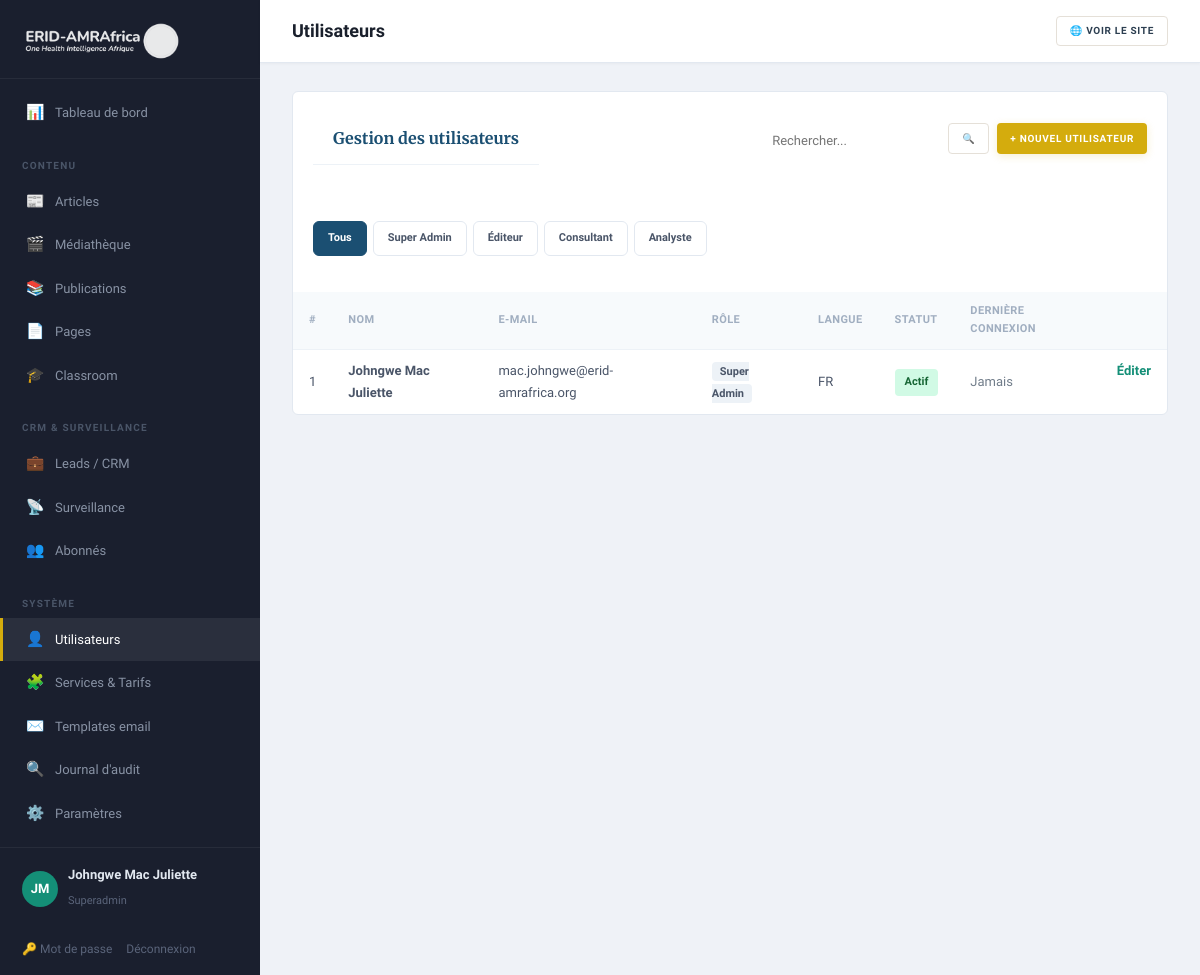
Page /admin/users (signed in) on the committed database.
### tables this page shows
CREATE TABLE users (
    id              INT UNSIGNED AUTO_INCREMENT PRIMARY KEY,
    full_name       VARCHAR(150)    NOT NULL,
    email           VARCHAR(190)    NOT NULL UNIQUE,
    password_hash   VARCHAR(255)    NOT NULL,
    role            ENUM('superadmin','editor','consultant','analyst') NOT NULL DEFAULT 'editor',
    locale          ENUM('fr','en') NOT NULL DEFAULT 'fr',
    is_active       TINYINT(1)      NOT NULL DEFAULT 1,
    failed_attempts TINYINT         NOT NULL DEFAULT 0,
    locked_until    DATETIME        NULL,
    last_login_at   DATETIME        NULL,
    created_at      DATETIME        NOT NULL DEFAULT CURRENT_TIMESTAMP,
    updated_at      DATETIME        NOT NULL DEFAULT CURRENT_TIMESTAMP ON UPDATE CURRENT_TIMESTAMP
);

### app/Core/View.php (called while the page is built, shortened)
<?php
final class View
{
    public static function render(string $template, array $data = [], string $layout = 'public'): void
    {
        $root = Config::get('root');
        extract($data, EXTR_SKIP);
        require $root . '/app/Views/' . $template . '.php';
        $content = ob_get_clean();
        require $root . '/app/Views/layouts/' . $layout . '.php';
    }
    public static function e(?string $s): string
    {
        return htmlspecialchars((string) $s, ENT_QUOTES, 'UTF-8');
    }
}

### app/Core/Controller.php (called while the page is built, shortened)
<?php
abstract class Controller
{
    protected function view(string $template, array $data = [], string $layout = 'public'): void
    {
        View::render($template, $data, $layout);
    }
    protected function input(string $key, ?string $default = null): ?string
    {
        $v = $_POST[$key] ?? $_GET[$key] ?? $default;
        return is_string($v) ? trim($v) : $default;
    }
}

### app/Controllers/Admin/UsersController.php (called while the page is built, shortened)
<?php
final class UsersController extends Controller
{
    public function index(): void
    {
        $filter = $this->input('role');
        $search = $this->input('q');
        $where  = '1=1';
        $params = [];
        $page = max(1, (int) ($this->input('page') ?: 1));
        [$users, $page, $totalPages] = Database::paginate(
            "SELECT * FROM users WHERE {$where} ORDER BY created_at DESC",
            $params, $page, 20
        );
        $this->view('admin/users', [
            'title'      => 'Utilisateurs',
            'users'      => $users,
            'filter'     => $filter,
            'search'     => $search,
            'page'       => $page,
            'totalPages' => $totalPages,
        ], 'admin');
    }
}

### public/index.php (called while the page is built, shortened)
<?php
spl_autoload_register(function (string $class): void {
    $path = APP_ROOT . '/app/' . str_replace('\\', '/', substr($class, 4)) . '.php';
});
$router = new Router();
$router->dispatch($_SERVER['REQUEST_METHOD'], $_SERVER['REQUEST_URI']);

### app/Core/Database.php (called while the page is built, shortened)
<?php
final class Database
{
    private static ?PDO $pdo = null;
    public static function pdo(): PDO
    {
        if (self::$pdo === null) {
            $cfg = Config::get('db');
            $dsn = sprintf(
                'mysql:host=%s;port=%s;dbname=%s;charset=utf8mb4',
                $cfg['host'], $cfg['port'], $cfg['name']
            );
            try {
                self::$pdo = new PDO($dsn, $cfg['user'], $cfg['pass'], [
                    PDO::ATTR_ERRMODE            => PDO::ERRMODE_EXCEPTION,
                    PDO::ATTR_DEFAULT_FETCH_MODE => PDO::FETCH_ASSOC,
                    PDO::ATTR_EMULATE_PREPARES   => false,
                    PDO::MYSQL_ATTR_INIT_COMMAND => "SET NAMES utf8mb4 COLLATE utf8mb4_unicode_ci",
                ]);
            } catch (PDOException $e) {
                http_response_code(500);
                exit('Database connection failed.');
            }
        }
        return self::$pdo;
    }
    public static function all(string $sql, array $params = []): array
    {
        $stmt = self::pdo()->prepare($sql);
        $stmt->execute($params);
        return $stmt->fetchAll();
    }
    public static function one(string $sql, array $params = []): ?array
    {
        $stmt = self::pdo()->prepare($sql);
        $stmt->execute($params);
        $row = $stmt->fetch();
        return $row ?: null;
    }
    public static function paginate(string $sql, array $params, int $page, int $perPage = 20): array
    {
        $countSql = preg_replace('/^SELECT .+? FROM/is', 'SELECT COUNT(*) AS c FROM', $sql);
        $countSql = preg_replace('/\s+ORDER BY .+$/i', '', $countSql);
        $total = (int) self::one($countSql, $params)['c'];
        $totalPages = max(1, (int) ceil($total / $perPage));
        $page = max(1, min($page, $totalPages));
        $offset = ($page - 1) * $perPage;
        $items = self::all($sql . " LIMIT {$perPage} OFFSET {$offset}", $params);
        return [$items, $page, $totalPages, $total];
    }
}

### app/Core/Config.php (called while the page is built, shortened)
<?php
final class Config
{
    private static array $data = [];
    public static function load(string $root): void
    {
        $env = [];
        self::$data = [
            'app' => [
                'name'   => $env['APP_NAME']   ?? 'ERID-AMRAfrica',
                'env'    => $env['APP_ENV']    ?? 'production',
                'url'    => $env['APP_URL']    ?? 'http://localhost:8080',
                'locale' => $env['APP_LOCALE'] ?? 'fr',
            ],
            'db' => [
                'host' => $env['DB_HOST'] ?? '127.0.0.1',
                'port' => $env['DB_PORT'] ?? '3306',
                'name' => $env['DB_NAME'] ?? 'erid_amrafrica',
                'user' => $env['DB_USER'] ?? 'root',
                'pass' => $env['DB_PASS'] ?? '',
            ],
            'mail' => [
                'from'      => $env['MAIL_FROM'] ?? 'consulting@erid-amrafrica.org',
                'from_name' => $env['MAIL_FROM_NAME'] ?? 'ERID-AMRAfrica',
            ],
            'root' => $root,
        ];
    }
    public static function get(string $key): mixed
    {
        return self::$data[$key] ?? null;
    }
}

### app/Core/Auth.php (called while the page is built, shortened)
<?php
final class Auth
{
    public static function check(): bool
    {
        return true;
    }
    public static function user(): ?array
    {
        return [
            'id'   => $_SESSION['uid'],
            'name' => $_SESSION['uname'],
            'role' => $_SESSION['urole'],
        ];
    }
}

### app/Views/admin/users.php (the view, shortened to what this page needs)
<?php
$e = fn($s) => View::e($s);
$roleLabels = ['superadmin' => 'Super Admin', 'editor' => 'Éditeur', 'consultant' => 'Consultant', 'analyst' => 'Analyste'];
?>
<div class="panel">
  <div style="display:flex;justify-content:space-between;align-items:center;margin-bottom:16px;flex-wrap:wrap;gap:12px">
    <h2>Gestion des utilisateurs</h2>
    <div style="display:flex;gap:8px">
      <form method="get" action="/admin/users" style="display:flex;gap:6px">
        <input type="text" name="q" value="<?= $e($search ?? '') ?>" placeholder="Rechercher..." style="width:180px;padding:6px 10px;border:1px solid var(--border);border-radius:4px;font-size:13px">
        <button class="btn btn-ghost sm" type="submit">🔍</button>
      </form>
      <a class="btn btn-gold sm" href="/admin/users/new">+ Nouvel utilisateur</a>
    </div>
  </div>
  <div class="filters" style="margin-bottom:16px">
    <a class="chip <?= !$filter ? 'on' : '' ?>" href="/admin/users<?= $search ? '?q='.$e($search) : '' ?>">Tous</a>
    <?php foreach ($roleLabels as $k => $label): ?>
      <a class="chip <?= $filter === $k ? 'on' : '' ?>" href="/admin/users?role=<?= $k ?><?= $search ? '&q='.$e($search) : '' ?>"><?= $e($label) ?></a>
    <?php endforeach; ?>
  </div>
  <table class="data-table">
    <thead><tr><th>#</th><th>Nom</th><th>E-mail</th><th>Rôle</th><th>Langue</th><th>Statut</th><th>Dernière connexion</th><th></th></tr></thead>
    <tbody>
    <?php foreach ($users as $u): ?>
      <tr<?= !$u['is_active'] ? ' style="opacity:.5"' : '' ?>>
        <td><?= (int)$u['id'] ?></td>
        <td><strong><?= $e($u['full_name']) ?></strong></td>
        <td><?= $e($u['email']) ?></td>
        <td><span class="badge"><?= $e($roleLabels[$u['role']] ?? $u['role']) ?></span></td>
        <td><?= $e(strtoupper($u['locale'])) ?></td>
        <td>
          <?php if ($u['is_active']): ?>
            <span class="status status-published">Actif</span>
          <?php else: ?>
            <span class="status status-draft">Inactif</span>
          <?php endif; ?>
        </td>
        <td><?= $u['last_login_at'] ? $e(date('d/m/Y H:i', strtotime($u['last_login_at']))) : '<span class="muted">Jamais</span>' ?></td>
        <td style="display:flex;gap:6px">
          <a class="link" href="/admin/users/<?= (int)$u['id'] ?>/edit">Éditer</a>
        </td>
      </tr>
    <?php endforeach; ?>
    </tbody>
  </table>
</div>

### app/Core/Router.php (shortened to what this page needs)
<?php
final class Router
{
    private array $routes = ['GET' => [], 'POST' => []];
    public function get(string $path, callable|array $handler): void
    {
        $this->routes['GET'][$this->normalize($path)] = $handler;
    }
    public function post(string $path, callable|array $handler): void
    {
        $this->routes['POST'][$this->normalize($path)] = $handler;
    }
    private function normalize(string $path): string
    {
        return '/' . trim($path, '/');
    }
    public function dispatch(string $method, string $uri): void
    {
        $path = $this->normalize(parse_url($uri, PHP_URL_PATH) ?: '/');
        foreach ($this->routes[$method] ?? [] as $route => $handler) {
            $pattern = '#^' . preg_replace('#\{[a-zA-Z_]+\}#', '([^/]+)', $route) . '$#';
            if (preg_match($pattern, $path, $m)) {
                array_shift($m);
                $this->invoke($handler, $m);
                return;
            }
        }
    }
    private function invoke(callable|array $handler, array $args): void
    {
        if (is_array($handler)) {
            [$class, $method] = $handler;
            (new $class())->{$method}(...$args);
            return;
        }
    }
}

### app/Views/layouts/admin.php (shortened to what this page needs)
<?php
$e = fn($s) => View::e($s);
$u = Auth::user();
$uri = strtok($_SERVER['REQUEST_URI'] ?? '', '?');
$isActive = fn($path) => $uri === $path ? 'active' : '';
$initials = implode('', array_map(fn($w) => mb_strtoupper(mb_substr($w, 0, 1)), explode(' ', $u['name'] ?? 'A')));
?>
<!DOCTYPE html>
<html lang="fr">
<head>
    <link rel="stylesheet" href="/assets/css/app.css">
</head>
<body class="admin">
<aside class="sidebar">
    <div class="sidebar__logo">
        <a href="/admin"><img src="/assets/logo.png" alt="ERID-AMRAfrica" class="sidebar__logo-img"></a>
    </div>
    <nav class="sidebar__nav">
        <a href="/admin" class="sidebar__link <?= $isActive('/admin') ?>">
            <span class="sidebar__icon">📊</span> Tableau de bord
        </a>
        <div class="sidebar__section">Contenu</div>
        <a href="/admin/articles" class="sidebar__link <?= str_starts_with($uri, '/admin/articles') ? 'active' : '' ?>">
            <span class="sidebar__icon">📰</span> Articles
        </a>
        <a href="/admin/media" class="sidebar__link <?= str_starts_with($uri, '/admin/media') ? 'active' : '' ?>">
            <span class="sidebar__icon">🎬</span> Médiathèque
        </a>
        <a href="/admin/publications" class="sidebar__link <?= str_starts_with($uri, '/admin/publications') ? 'active' : '' ?>">
            <span class="sidebar__icon">📚</span> Publications
        </a>
        <a href="/admin/pages" class="sidebar__link <?= str_starts_with($uri, '/admin/pages') ? 'active' : '' ?>">
            <span class="sidebar__icon">📄</span> Pages
        </a>
        <a href="/admin/courses" class="sidebar__link <?= str_starts_with($uri, '/admin/courses') ? 'active' : '' ?>">
            <span class="sidebar__icon">🎓</span> Classroom
        </a>
        <div class="sidebar__section">CRM & Surveillance</div>
        <a href="/admin/leads" class="sidebar__link <?= str_starts_with($uri, '/admin/leads') ? 'active' : '' ?>">
            <span class="sidebar__icon">💼</span> Leads / CRM
        </a>
        <a href="/admin/rumours" class="sidebar__link <?= str_starts_with($uri, '/admin/rumours') ? 'active' : '' ?>">
            <span class="sidebar__icon">📡</span> Surveillance
        </a>
        <a href="/admin/subscribers" class="sidebar__link <?= str_starts_with($uri, '/admin/subscribers') ? 'active' : '' ?>">
            <span class="sidebar__icon">👥</span> Abonnés
        </a>
        <div class="sidebar__section">Système</div>
        <?php if (($_SESSION['urole'] ?? '') === 'superadmin'): ?>
        <a href="/admin/users" class="sidebar__link <?= str_starts_with($uri, '/admin/users') ? 'active' : '' ?>">
            <span class="sidebar__icon">👤</span> Utilisateurs
        </a>
        <?php endif; ?>
        <a href="/admin/services" class="sidebar__link <?= str_starts_with($uri, '/admin/services') ? 'active' : '' ?>">
            <span class="sidebar__icon">🧩</span> Services & Tarifs
        </a>
        <a href="/admin/email-templates" class="sidebar__link <?= str_starts_with($uri, '/admin/email-templates') ? 'active' : '' ?>">
            <span class="sidebar__icon">✉️</span> Templates email
        </a>
        <a href="/admin/audit" class="sidebar__link <?= str_starts_with($uri, '/admin/audit') ? 'active' : '' ?>">
            <span class="sidebar__icon">🔍</span> Journal d'audit
        </a>
        <a href="/admin/settings" class="sidebar__link <?= str_starts_with($uri, '/admin/settings') ? 'active' : '' ?>">
            <span class="sidebar__icon">⚙️</span> Paramètres
        </a>
    </nav>
    <div class="sidebar__user">
        <div class="sidebar__avatar"><?= $e(mb_substr($initials, 0, 2)) ?></div>
        <div class="sidebar__user-info">
            <strong><?= $e($u['name'] ?? '') ?></strong>
            <small><?= $e(ucfirst($u['role'] ?? '')) ?></small>
        </div>
    </div>
    <div class="sidebar__foot">
        <a href="/admin/password">🔑 Mot de passe</a>
        <a href="/admin/logout">Déconnexion</a>
    </div>
</aside>
<div class="admin-main">
    <header class="admin-top">
        <div class="admin-top__left">
            <h1><?= $e($title ?? '') ?></h1>
        </div>
        <div class="admin-top__right">
            <a class="btn btn-ghost sm" href="/" target="_blank">🌐 Voir le site</a>
        </div>
    </header>
    <div class="admin-content"><?= $content ?></div>
</div>
</body>
</html>

### rows in the picture
users: full_name "JM", full_name "Johngwe Mac Juliette", role "Superadmin", id "1", email "mac.johngwe@erid-amrafrica.org", role "Super Admin", locale "FR", is_active "Actif", shows "Jamais"

### other values in the picture
$e($label) "Super Admin"
$e($label) "Éditeur"
$e($label) "Consultant"
$e($label) "Analyste"
